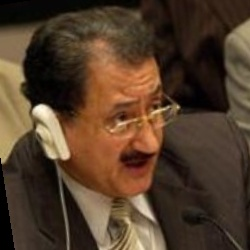
#> input picture lfw_funneled/Abdul_Majeed_Shobokshi/Abdul_Majeed_Shobokshi_0001.jpg, 250 x 250 px; its folder holds only this picture in this run
$ python face_recogniton.py
#> lines starting #> are read from the running program, lines starting #| are printed output that depends on the picture
import os
import cv2 as cv
import numpy as np


DIR = './lfw_funneled'
haar_cascade = cv.CascadeClassifier('./haar_face.xml')

people = []
features = []
labels = []


def create_train():
    for item in os.listdir(DIR)[:10]:
        path = os.path.join(DIR, item)
        people.append(item)
        labels.append(people.index(item))

        # traverse the images

        for image in os.listdir(path):
            img_path = os.path.join(path, image)
            img_array = cv.imread(img_path)
#> img_array is the input picture: shape (250, 250, 3); mean B, G, R 42, 60.7, 82.7
            gray = cv.cvtColor(img_array, cv.COLOR_BGR2GRAY)
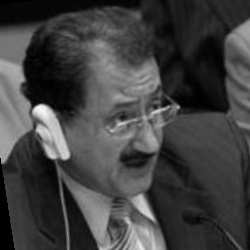
#> gray: shape (250, 250); min 0, max 249, mean 65.2

            faces_rect = haar_cascade.detectMultiScale(
                gray, scaleFactor=1.1, minNeighbors=4)
#> faces_rect = [[72, 61, 134, 134]]
            for (x, y, w, h) in faces_rect:
                faces_roi = gray[y:y+h, x:x+w]
                features.append(faces_roi)
#> this loop made 1 pass
#> pass 1, in create_train, `faces_roi = gray[y:y+h, x:x+w]`:
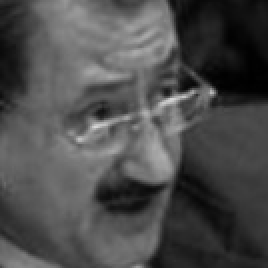
#> faces_roi: shape (134, 134) (shown 2 times larger); min 0, max 215, mean 76.4
#> after the loop, features = 1 item
#> pass 2 of the loop in create_train, `for item in os.listdir(DIR)[:10]:`:
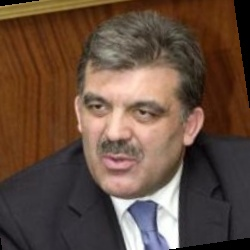
#> input picture lfw_funneled/Abdullah_Gul/Abdullah_Gul_0007.jpg, 250 x 250 px
#> in create_train, img_array is the input picture: shape (250, 250, 3); mean B, G, R 62.3, 76.4, 99.8
#> in create_train, `gray = cv.cvtColor(img_array, cv.COLOR_BGR2GRAY)`:
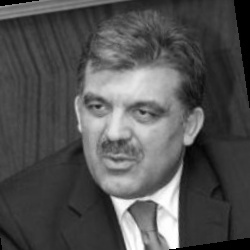
#> gray: shape (250, 250); min 0, max 255, mean 81.8
#> faces_rect = [[57, 62, 124, 124]]
#> the loop in create_train, `for (x, y, w, h) in faces_rect:` made 1 pass
#> pass 1, in create_train, `faces_roi = gray[y:y+h, x:x+w]`:
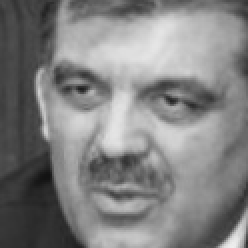
#> faces_roi: shape (124, 124) (shown 2 times larger); min 19, max 238, mean 129.1
#> after the loop in create_train, `for (x, y, w, h) in faces_rect:`: features = 2 items
#> pass 3 of the loop in create_train, `for item in os.listdir(DIR)[:10]:`:
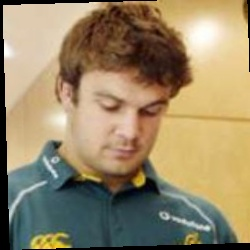
#> input picture lfw_funneled/Adam_Freier/Adam_Freier_0001.jpg, 250 x 250 px
#> in create_train, img_array is the input picture: shape (250, 250, 3); mean B, G, R 103.8, 135.1, 151.4
#> in create_train, `gray = cv.cvtColor(img_array, cv.COLOR_BGR2GRAY)`:
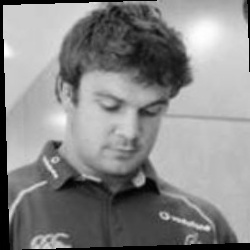
#> gray: shape (250, 250); min 0, max 254, mean 136.4
#> faces_rect = [[73, 68, 110, 110]]
#> the loop in create_train, `for (x, y, w, h) in faces_rect:` made 1 pass
#> pass 1, in create_train, `faces_roi = gray[y:y+h, x:x+w]`:
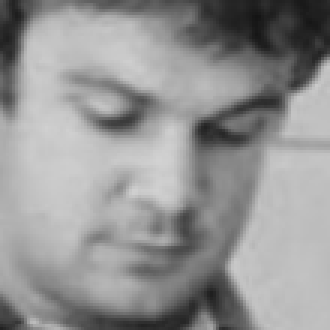
#> faces_roi: shape (110, 110) (shown 3 times larger); min 20, max 210, mean 147.5
#> after the loop in create_train, `for (x, y, w, h) in faces_rect:`: features = 3 items
#> the loop made 4 passes; the first 3 are shown


create_train()
print('Training Done ---------------------------------')

features = np.array(features, dtype='object')
labels = np.array(labels)

face_recognizer = cv.face.LBPHFaceRecognizer_create()

# train the recognizer on the features list and the labels list
face_recognizer.train(features, labels)

np.save('features.npy', features)
np.save('labels.npy', labels)
